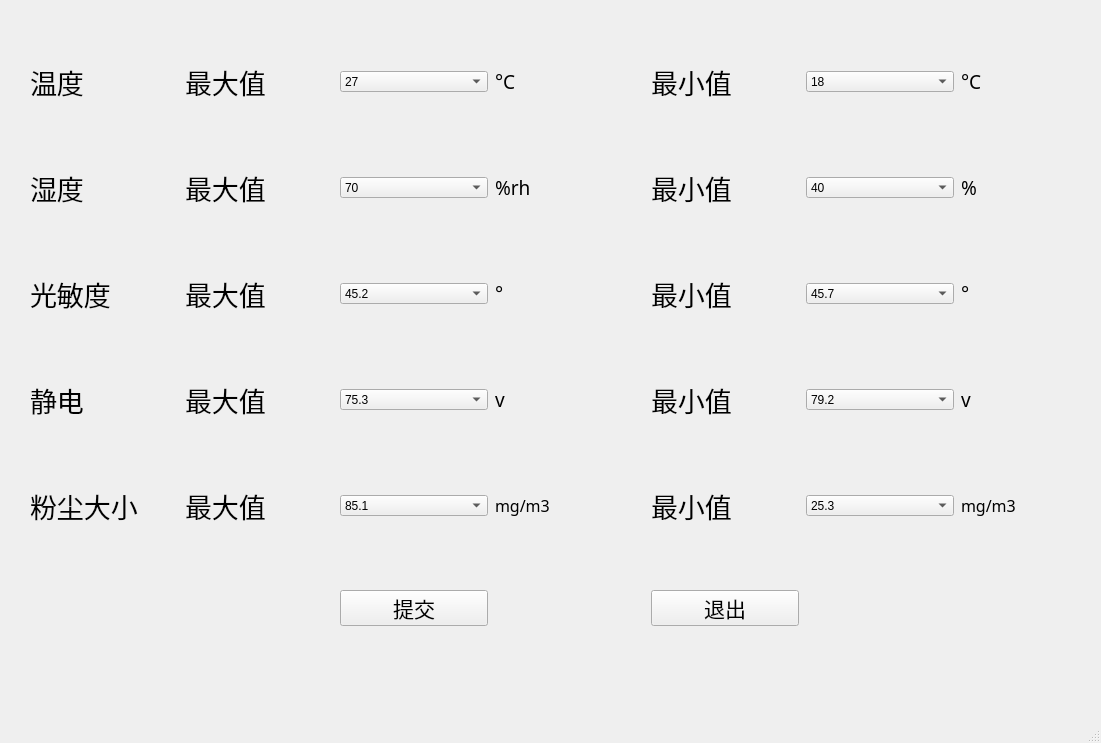
<?xml version="1.0" encoding="UTF-8"?>
<ui version="4.0">
 <class>WarningMainWindow2</class>
 <widget class="QMainWindow" name="WarningMainWindow2">
  <property name="geometry">
   <rect>
    <x>0</x>
    <y>0</y>
    <width>1101</width>
    <height>743</height>
   </rect>
  </property>
  <property name="windowTitle">
   <string>MainWindow</string>
  </property>
  <widget class="QWidget" name="centralwidget">
   <widget class="QLabel" name="label_13">
    <property name="geometry">
     <rect>
      <x>651</x>
      <y>378</y>
      <width>148</width>
      <height>43</height>
     </rect>
    </property>
    <property name="font">
     <font>
      <family>微软雅黑</family>
      <pointsize>20</pointsize>
     </font>
    </property>
    <property name="text">
     <string>最小值</string>
    </property>
   </widget>
   <widget class="QLabel" name="label_22">
    <property name="geometry">
     <rect>
      <x>961</x>
      <y>60</y>
      <width>148</width>
      <height>43</height>
     </rect>
    </property>
    <property name="font">
     <font>
      <family>微软雅黑</family>
      <pointsize>14</pointsize>
     </font>
    </property>
    <property name="text">
     <string>°C</string>
    </property>
   </widget>
   <widget class="QLabel" name="label_26">
    <property name="geometry">
     <rect>
      <x>961</x>
      <y>272</y>
      <width>148</width>
      <height>43</height>
     </rect>
    </property>
    <property name="font">
     <font>
      <family>微软雅黑</family>
      <pointsize>14</pointsize>
     </font>
    </property>
    <property name="text">
     <string>°</string>
    </property>
   </widget>
   <widget class="QLabel" name="label_12">
    <property name="geometry">
     <rect>
      <x>185</x>
      <y>378</y>
      <width>148</width>
      <height>43</height>
     </rect>
    </property>
    <property name="font">
     <font>
      <family>微软雅黑</family>
      <pointsize>20</pointsize>
     </font>
    </property>
    <property name="text">
     <string>最大值</string>
    </property>
   </widget>
   <widget class="QLabel" name="label_14">
    <property name="geometry">
     <rect>
      <x>185</x>
      <y>484</y>
      <width>148</width>
      <height>43</height>
     </rect>
    </property>
    <property name="font">
     <font>
      <family>微软雅黑</family>
      <pointsize>20</pointsize>
     </font>
    </property>
    <property name="text">
     <string>最大值</string>
    </property>
   </widget>
   <widget class="QLabel" name="label_28">
    <property name="geometry">
     <rect>
      <x>961</x>
      <y>378</y>
      <width>148</width>
      <height>43</height>
     </rect>
    </property>
    <property name="font">
     <font>
      <family>微软雅黑</family>
      <pointsize>14</pointsize>
     </font>
    </property>
    <property name="text">
     <string>v</string>
    </property>
   </widget>
   <widget class="QLabel" name="label_30">
    <property name="geometry">
     <rect>
      <x>961</x>
      <y>484</y>
      <width>148</width>
      <height>43</height>
     </rect>
    </property>
    <property name="font">
     <font>
      <family>微软雅黑</family>
      <pointsize>12</pointsize>
     </font>
    </property>
    <property name="text">
     <string>mg/m3</string>
    </property>
   </widget>
   <widget class="QLabel" name="label_10">
    <property name="geometry">
     <rect>
      <x>185</x>
      <y>272</y>
      <width>148</width>
      <height>43</height>
     </rect>
    </property>
    <property name="font">
     <font>
      <family>微软雅黑</family>
      <pointsize>20</pointsize>
     </font>
    </property>
    <property name="text">
     <string>最大值</string>
    </property>
   </widget>
   <widget class="QLabel" name="label_2">
    <property name="geometry">
     <rect>
      <x>30</x>
      <y>166</y>
      <width>148</width>
      <height>43</height>
     </rect>
    </property>
    <property name="font">
     <font>
      <family>微软雅黑</family>
      <pointsize>20</pointsize>
     </font>
    </property>
    <property name="text">
     <string>湿度</string>
    </property>
   </widget>
   <widget class="QComboBox" name="comboBox_3">
    <property name="geometry">
     <rect>
      <x>340</x>
      <y>177</y>
      <width>148</width>
      <height>21</height>
     </rect>
    </property>
    <item>
     <property name="text">
      <string>70</string>
     </property>
    </item>
    <item>
     <property name="text">
      <string>100</string>
     </property>
    </item>
   </widget>
   <widget class="QLabel" name="label_8">
    <property name="geometry">
     <rect>
      <x>185</x>
      <y>166</y>
      <width>148</width>
      <height>43</height>
     </rect>
    </property>
    <property name="font">
     <font>
      <family>微软雅黑</family>
      <pointsize>20</pointsize>
     </font>
    </property>
    <property name="text">
     <string>最大值</string>
    </property>
   </widget>
   <widget class="QComboBox" name="comboBox_2">
    <property name="geometry">
     <rect>
      <x>806</x>
      <y>71</y>
      <width>148</width>
      <height>21</height>
     </rect>
    </property>
    <item>
     <property name="text">
      <string>18</string>
     </property>
    </item>
    <item>
     <property name="text">
      <string>26</string>
     </property>
    </item>
    <item>
     <property name="text">
      <string>100</string>
     </property>
    </item>
   </widget>
   <widget class="QLabel" name="label_21">
    <property name="geometry">
     <rect>
      <x>495</x>
      <y>60</y>
      <width>149</width>
      <height>43</height>
     </rect>
    </property>
    <property name="font">
     <font>
      <family>微软雅黑</family>
      <pointsize>14</pointsize>
     </font>
    </property>
    <property name="text">
     <string>°C</string>
    </property>
   </widget>
   <widget class="QLabel" name="label_23">
    <property name="geometry">
     <rect>
      <x>495</x>
      <y>166</y>
      <width>149</width>
      <height>43</height>
     </rect>
    </property>
    <property name="font">
     <font>
      <family>微软雅黑</family>
      <pointsize>14</pointsize>
     </font>
    </property>
    <property name="text">
     <string>%rh</string>
    </property>
   </widget>
   <widget class="QComboBox" name="comboBox_10">
    <property name="geometry">
     <rect>
      <x>806</x>
      <y>495</y>
      <width>148</width>
      <height>21</height>
     </rect>
    </property>
    <item>
     <property name="text">
      <string>25.3</string>
     </property>
    </item>
    <item>
     <property name="text">
      <string>100</string>
     </property>
    </item>
   </widget>
   <widget class="QComboBox" name="comboBox_9">
    <property name="geometry">
     <rect>
      <x>340</x>
      <y>495</y>
      <width>148</width>
      <height>21</height>
     </rect>
    </property>
    <item>
     <property name="text">
      <string>85.1</string>
     </property>
    </item>
    <item>
     <property name="text">
      <string>100</string>
     </property>
    </item>
   </widget>
   <widget class="QLabel" name="label">
    <property name="geometry">
     <rect>
      <x>30</x>
      <y>60</y>
      <width>148</width>
      <height>43</height>
     </rect>
    </property>
    <property name="font">
     <font>
      <family>微软雅黑</family>
      <pointsize>20</pointsize>
     </font>
    </property>
    <property name="text">
     <string>温度</string>
    </property>
   </widget>
   <widget class="QComboBox" name="comboBox_4">
    <property name="geometry">
     <rect>
      <x>806</x>
      <y>177</y>
      <width>148</width>
      <height>21</height>
     </rect>
    </property>
    <item>
     <property name="text">
      <string>40</string>
     </property>
    </item>
    <item>
     <property name="text">
      <string>100</string>
     </property>
    </item>
   </widget>
   <widget class="QComboBox" name="comboBox">
    <property name="geometry">
     <rect>
      <x>340</x>
      <y>71</y>
      <width>148</width>
      <height>21</height>
     </rect>
    </property>
    <item>
     <property name="text">
      <string>27</string>
     </property>
    </item>
    <item>
     <property name="text">
      <string>30</string>
     </property>
    </item>
    <item>
     <property name="text">
      <string>100</string>
     </property>
    </item>
   </widget>
   <widget class="QComboBox" name="comboBox_5">
    <property name="geometry">
     <rect>
      <x>340</x>
      <y>283</y>
      <width>148</width>
      <height>21</height>
     </rect>
    </property>
    <item>
     <property name="text">
      <string>45.2</string>
     </property>
    </item>
    <item>
     <property name="text">
      <string>100</string>
     </property>
    </item>
   </widget>
   <widget class="QLabel" name="label_27">
    <property name="geometry">
     <rect>
      <x>495</x>
      <y>378</y>
      <width>149</width>
      <height>43</height>
     </rect>
    </property>
    <property name="font">
     <font>
      <family>微软雅黑</family>
      <pointsize>14</pointsize>
     </font>
    </property>
    <property name="text">
     <string>v</string>
    </property>
   </widget>
   <widget class="QLabel" name="label_25">
    <property name="geometry">
     <rect>
      <x>495</x>
      <y>272</y>
      <width>149</width>
      <height>43</height>
     </rect>
    </property>
    <property name="font">
     <font>
      <family>微软雅黑</family>
      <pointsize>14</pointsize>
     </font>
    </property>
    <property name="text">
     <string>°</string>
    </property>
   </widget>
   <widget class="QLabel" name="label_7">
    <property name="geometry">
     <rect>
      <x>651</x>
      <y>60</y>
      <width>148</width>
      <height>43</height>
     </rect>
    </property>
    <property name="font">
     <font>
      <family>微软雅黑</family>
      <pointsize>20</pointsize>
     </font>
    </property>
    <property name="text">
     <string>最小值</string>
    </property>
   </widget>
   <widget class="QLabel" name="label_9">
    <property name="geometry">
     <rect>
      <x>651</x>
      <y>166</y>
      <width>148</width>
      <height>43</height>
     </rect>
    </property>
    <property name="font">
     <font>
      <family>微软雅黑</family>
      <pointsize>20</pointsize>
     </font>
    </property>
    <property name="text">
     <string>最小值</string>
    </property>
   </widget>
   <widget class="QLabel" name="label_24">
    <property name="geometry">
     <rect>
      <x>961</x>
      <y>166</y>
      <width>148</width>
      <height>43</height>
     </rect>
    </property>
    <property name="font">
     <font>
      <family>微软雅黑</family>
      <pointsize>14</pointsize>
     </font>
    </property>
    <property name="text">
     <string>%</string>
    </property>
   </widget>
   <widget class="QComboBox" name="comboBox_8">
    <property name="geometry">
     <rect>
      <x>806</x>
      <y>389</y>
      <width>148</width>
      <height>21</height>
     </rect>
    </property>
    <item>
     <property name="text">
      <string>79.2</string>
     </property>
    </item>
    <item>
     <property name="text">
      <string>100</string>
     </property>
    </item>
   </widget>
   <widget class="QLabel" name="label_5">
    <property name="geometry">
     <rect>
      <x>30</x>
      <y>484</y>
      <width>148</width>
      <height>43</height>
     </rect>
    </property>
    <property name="font">
     <font>
      <family>微软雅黑</family>
      <pointsize>20</pointsize>
     </font>
    </property>
    <property name="text">
     <string>粉尘大小</string>
    </property>
   </widget>
   <widget class="QLabel" name="label_6">
    <property name="geometry">
     <rect>
      <x>185</x>
      <y>60</y>
      <width>148</width>
      <height>43</height>
     </rect>
    </property>
    <property name="font">
     <font>
      <family>微软雅黑</family>
      <pointsize>20</pointsize>
     </font>
    </property>
    <property name="text">
     <string>最大值</string>
    </property>
   </widget>
   <widget class="QLabel" name="label_4">
    <property name="geometry">
     <rect>
      <x>30</x>
      <y>378</y>
      <width>148</width>
      <height>43</height>
     </rect>
    </property>
    <property name="font">
     <font>
      <family>微软雅黑</family>
      <pointsize>20</pointsize>
     </font>
    </property>
    <property name="text">
     <string>静电</string>
    </property>
   </widget>
   <widget class="QLabel" name="label_15">
    <property name="geometry">
     <rect>
      <x>651</x>
      <y>484</y>
      <width>148</width>
      <height>43</height>
     </rect>
    </property>
    <property name="font">
     <font>
      <family>微软雅黑</family>
      <pointsize>20</pointsize>
     </font>
    </property>
    <property name="text">
     <string>最小值</string>
    </property>
   </widget>
   <widget class="QLabel" name="label_3">
    <property name="geometry">
     <rect>
      <x>30</x>
      <y>272</y>
      <width>148</width>
      <height>43</height>
     </rect>
    </property>
    <property name="font">
     <font>
      <family>微软雅黑</family>
      <pointsize>20</pointsize>
     </font>
    </property>
    <property name="text">
     <string>光敏度</string>
    </property>
   </widget>
   <widget class="QComboBox" name="comboBox_6">
    <property name="geometry">
     <rect>
      <x>806</x>
      <y>283</y>
      <width>148</width>
      <height>21</height>
     </rect>
    </property>
    <item>
     <property name="text">
      <string>45.7</string>
     </property>
    </item>
    <item>
     <property name="text">
      <string>100</string>
     </property>
    </item>
   </widget>
   <widget class="QPushButton" name="pushButton">
    <property name="geometry">
     <rect>
      <x>340</x>
      <y>590</y>
      <width>148</width>
      <height>36</height>
     </rect>
    </property>
    <property name="font">
     <font>
      <pointsize>16</pointsize>
     </font>
    </property>
    <property name="text">
     <string>提交</string>
    </property>
   </widget>
   <widget class="QLabel" name="label_11">
    <property name="geometry">
     <rect>
      <x>651</x>
      <y>272</y>
      <width>148</width>
      <height>43</height>
     </rect>
    </property>
    <property name="font">
     <font>
      <family>微软雅黑</family>
      <pointsize>20</pointsize>
     </font>
    </property>
    <property name="text">
     <string>最小值</string>
    </property>
   </widget>
   <widget class="QPushButton" name="pushButton_6">
    <property name="geometry">
     <rect>
      <x>651</x>
      <y>590</y>
      <width>148</width>
      <height>36</height>
     </rect>
    </property>
    <property name="font">
     <font>
      <pointsize>16</pointsize>
     </font>
    </property>
    <property name="text">
     <string>退出</string>
    </property>
   </widget>
   <widget class="QComboBox" name="comboBox_7">
    <property name="geometry">
     <rect>
      <x>340</x>
      <y>389</y>
      <width>148</width>
      <height>21</height>
     </rect>
    </property>
    <item>
     <property name="text">
      <string>75.3</string>
     </property>
    </item>
    <item>
     <property name="text">
      <string>100</string>
     </property>
    </item>
   </widget>
   <widget class="QLabel" name="label_29">
    <property name="geometry">
     <rect>
      <x>495</x>
      <y>484</y>
      <width>149</width>
      <height>43</height>
     </rect>
    </property>
    <property name="font">
     <font>
      <family>微软雅黑</family>
      <pointsize>12</pointsize>
     </font>
    </property>
    <property name="text">
     <string>mg/m3</string>
    </property>
   </widget>
  </widget>
  <widget class="QMenuBar" name="menubar">
   <property name="geometry">
    <rect>
     <x>0</x>
     <y>0</y>
     <width>1101</width>
     <height>26</height>
    </rect>
   </property>
  </widget>
  <widget class="QStatusBar" name="statusbar"/>
 </widget>
 <resources/>
 <connections/>
</ui>
